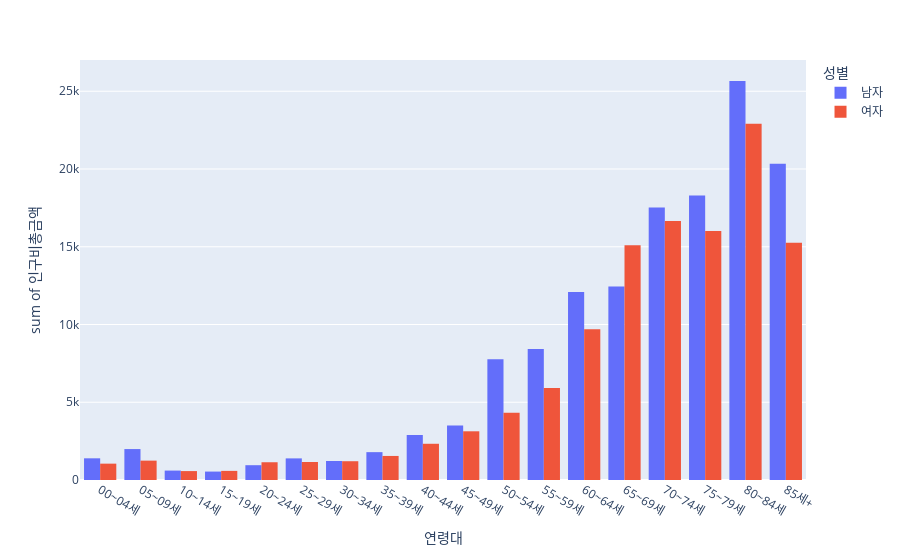

Notebook source saved alongside this figure:
### Code cell
px.histogram(금액나이성별df, x="연령대", y="인구비총금액",color="성별", barmode="group")

### Figure 1 — Plotly figure (JSON) as saved in the notebook; plotly's stock layout.template omitted (floating-point values rounded to 4 significant figures)
{"data": [{"alignmentgroup": "True", "bingroup": "x", "histfunc": "sum", "hovertemplate": "성별=남자<br>연령대=%{x}<br>sum of 인구비총금액=%{y}<extra></extra>", "legendgroup": "남자", "marker": {"color": "#636efa", "pattern": {"shape": ""}}, "name": "남자", "offsetgroup": "남자", "orientation": "v", "showlegend": true, "type": "histogram", "x": ["00~04세", "05~09세", "10~14세", "15~19세", "20~24세", "25~29세", "30~34세", "35~39세", "40~44세", "45~49세", "50~54세", "55~59세", "60~64세", "65~69세", "70~74세", "75~79세", "80~84세", "85세+"], "xaxis": "x", "y": [1394.0, 1989.0, 605.8, 541.9, 951.6, 1389.0, 1222.0, 1791.0, 2895.0, 3498.0, 7764.0, 8426.0, 12090.0, 12450.0, 17520.0, 18290.0, 25660.0, 20340.0], "yaxis": "y"}, {"alignmentgroup": "True", "bingroup": "x", "histfunc": "sum", "hovertemplate": "성별=여자<br>연령대=%{x}<br>sum of 인구비총금액=%{y}<extra></extra>", "legendgroup": "여자", "marker": {"color": "#EF553B", "pattern": {"shape": ""}}, "name": "여자", "offsetgroup": "여자", "orientation": "v", "showlegend": true, "type": "histogram", "x": ["00~04세", "05~09세", "10~14세", "15~19세", "20~24세", "25~29세", "30~34세", "35~39세", "40~44세", "45~49세", "50~54세", "55~59세", "60~64세", "65~69세", "70~74세", "75~79세", "80~84세", "85세+"], "xaxis": "x", "y": [1051.0, 1246.0, 572.8, 586.2, 1142.0, 1158.0, 1208.0, 1546.0, 2330.0, 3132.0, 4322.0, 5909.0, 9691.0, 15100.0, 16650.0, 16020.0, 22920.0, 15260.0], "yaxis": "y"}], "layout": {"barmode": "group", "legend": {"title": {"text": "성별"}, "tracegroupgap": 0}, "margin": {"t": 60}, "xaxis": {"anchor": "y", "domain": [0, 1], "title": {"text": "연령대"}}, "yaxis": {"anchor": "x", "domain": [0, 1], "title": {"text": "sum of 인구비총금액"}}}}
